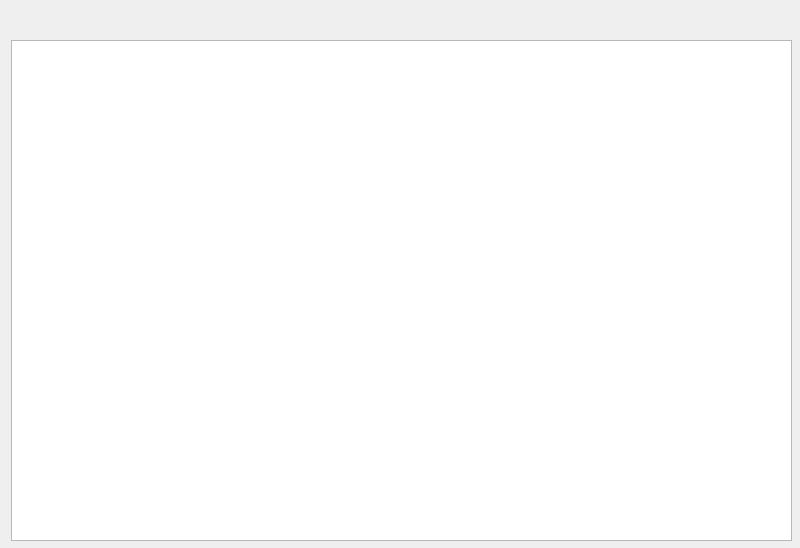
<?xml version="1.0" encoding="UTF-8"?>
<ui version="4.0">
 <class>QtSpectrogram</class>
 <widget class="QWidget" name="QtSpectrogram">
  <property name="geometry">
   <rect>
    <x>0</x>
    <y>0</y>
    <width>800</width>
    <height>548</height>
   </rect>
  </property>
  <property name="windowTitle">
   <string>QtSpectrogram</string>
  </property>
  <widget class="QChartView" name="chartView">
   <property name="geometry">
    <rect>
     <x>11</x>
     <y>40</y>
     <width>781</width>
     <height>501</height>
    </rect>
   </property>
  </widget>
 </widget>
 <customwidgets>
  <customwidget>
   <class>QChartView</class>
   <extends>QGraphicsView</extends>
   <header>qchartview.h</header>
  </customwidget>
 </customwidgets>
 <resources/>
 <connections/>
</ui>
